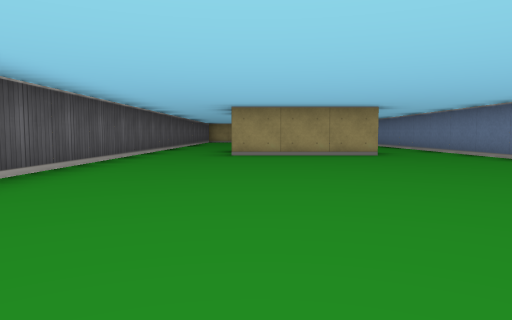
[1] (above)

21 first-person views from a walk through a cub3D maze. The camera is about half as high as the walls, tilts 4° down and sees 70° across. The floor is counted in squares. Each view is taken from the middle of a square. On the plan, view 1 faces up. The plan holds only what a view shows up to about 9 squares ahead; the rest is blank.

[2]
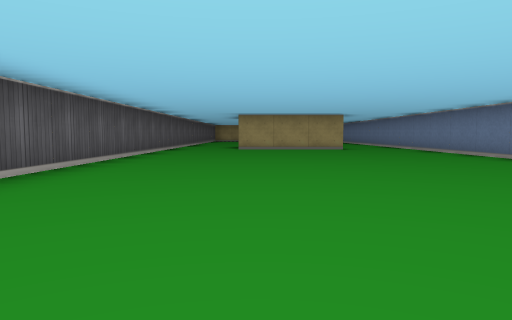

[3]
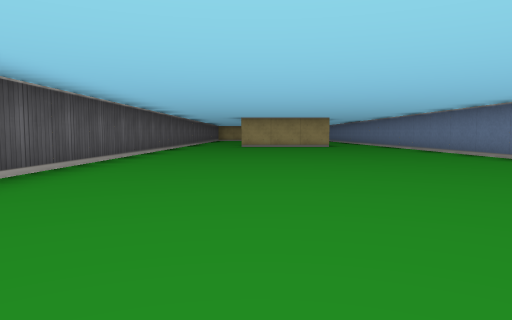

[4]
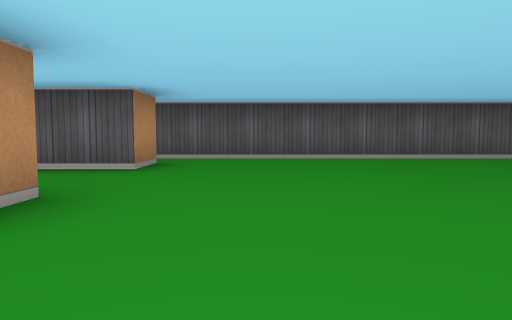

[5]
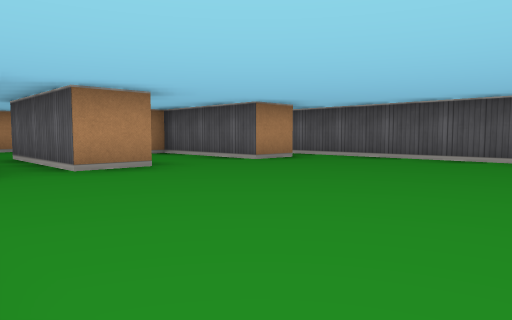

[6]
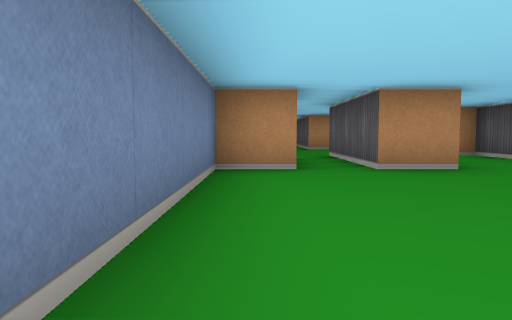

[7]
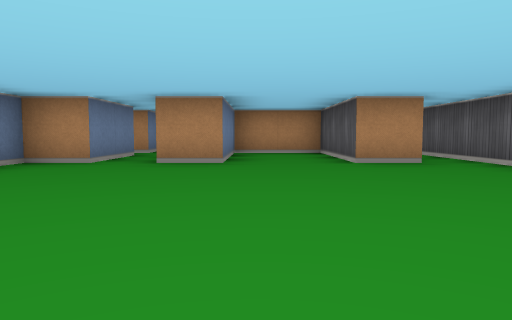

[8]
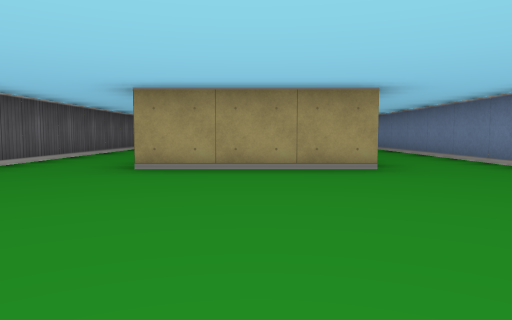

[9]
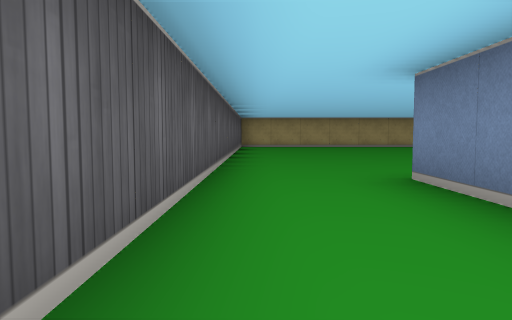

[10]
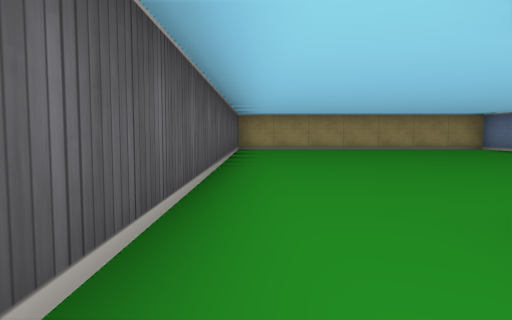

[11]
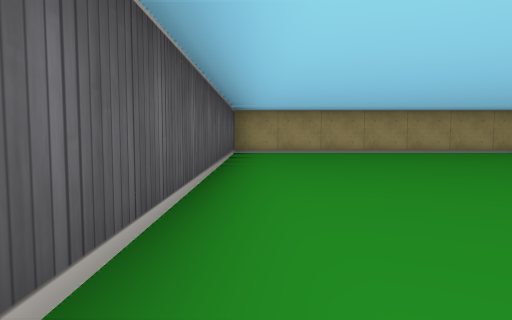

[12]
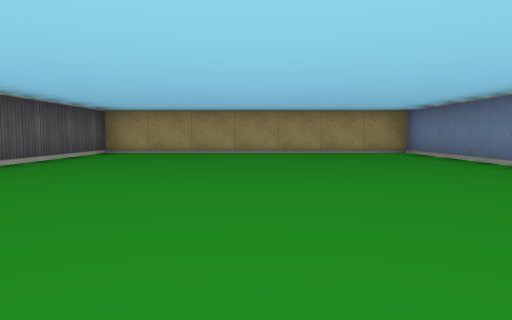

[13]
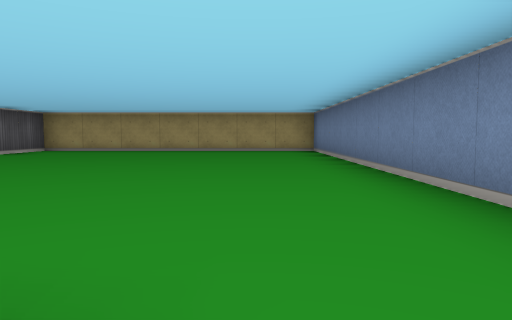

[14]
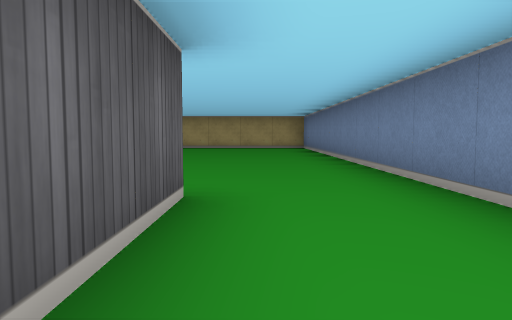

[15]
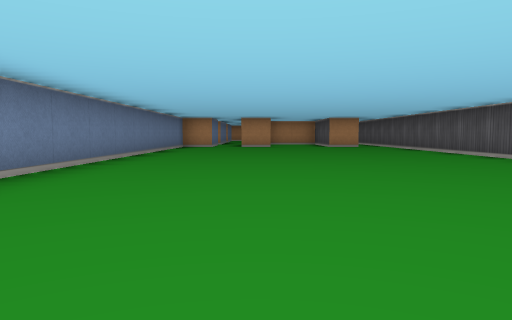

[16]
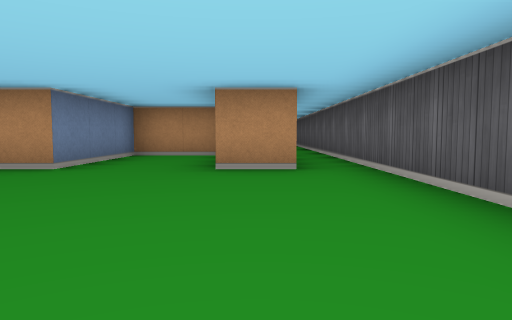

[17]
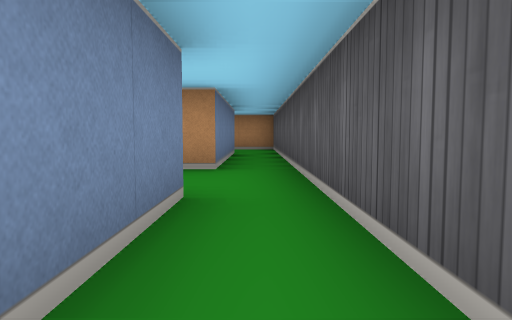

[18]
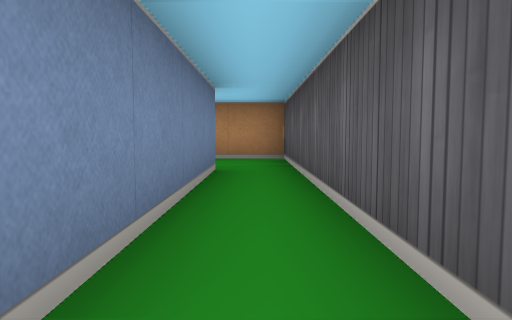

[19]
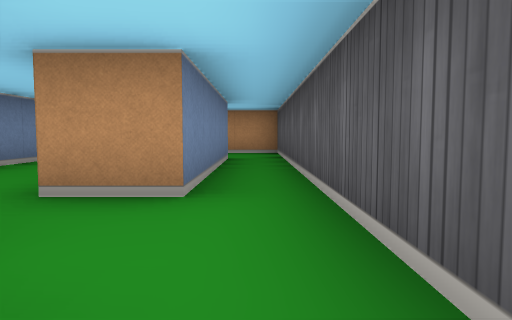

[20]
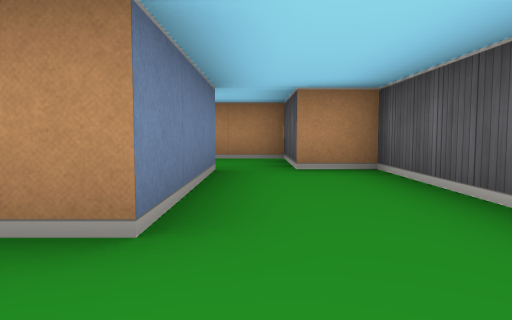

[21]
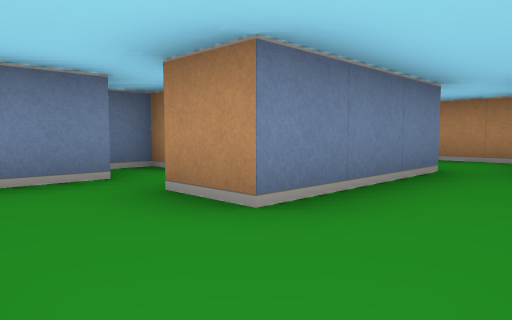

### Floor plan
Points are (right, up) in squares from view 1. A wall is a line through its corners. A room is listed if a view was taken in it or the views show most of it. See-through windows are left out.
Room 1 (views 1, 2, 3, 4, 5, 6, 7, 8, 9, 10, 11, 13, 14, 15, 16)
walls: (2.6, 7.5) (-0.5, 7.5); (-0.5, 9.1) (-0.5, 10.5); (3.5, -5.5) (4.5, -5.5) (4.5, 10.5); (-1.6, -5.5) (-0.5, -5.5) (-0.5, -8.5) (1.5, -8.5) (1.5, -5.5) (2.5, -5.5); (2.5, 10.5) (2.5, 8.6); (-2.5, 11.5) (-2.5, -5.5)
ways out: opening at (-1.5, 10.5) to room 2; opening at (3.5, 10) to room 2; opening at (-2, -6) to room 3; opening at (3, -5)
Room 2 (view 12)
walls: (4.5, 10.5) (4.5, 19.5) (-2.5, 19.5) (-2.5, 11.5)
ways out: opening at (-1.5, 10.5) to room 1; opening at (3.5, 10) to room 1
Room 3 (views 17, 19)
walls: (-1.5, -8.5) (-1.5, -6.6); (-2.5, -5.5) (-2.5, -9.5)
ways out: opening at (-2, -6) to room 1; opening at (-2, -10) to room 4; opening at (-1, -10) to room 4
Room 4 (view 18)
walls: (-1.5, -14.5) (-1.5, -10.5) (-0.5, -10.5); (-2.5, -9.5) (-2.5, -16.5) (-1.2, -16.5)
ways out: opening at (-2, -10) to room 3; opening at (-1, -10) to room 3
Room 5 (views 20, 21)
walls: (1.5, -14.6) (1.5, -11.5) (2.5, -11.5); (-0.5, -12.1) (-0.5, -14.5) (0.5, -14.5) (0.5, -16.5) (2.2, -16.5)
ways out: opening at (2, -10.5) to room 6; opening at (2, -15.5)
Room 6 (no view inside)
walls: (3.5, -11.6) (3.5, -8.5); (4.5, -12.6) (4.5, -11.9)
ways out: opening at (2, -10.5) to room 5; opening at (3, -9)

Positions as (right, up) in squares from view 1, and headings:
1: (0, 0), facing up
2: (0, -3), facing up
3: (0, -5), facing up
4: (4, -4), facing left
5: (4, -1), facing down-left
6: (4, -1), facing down
7: (1, 0), facing down
8: (1, 3), facing up
9: (-2, 7), facing up
10: (-2, 9), facing up
11: (-2, 11), facing up
12: (1, 11), facing up
13: (3, 10), facing up
14: (3, 8), facing up
15: (2, 7), facing down
16: (-1, -1), facing down
17: (-2, -6), facing down
18: (-2, -10), facing down
19: (-2, -8), facing down
20: (1, -10), facing down
21: (0, -10), facing down-right
